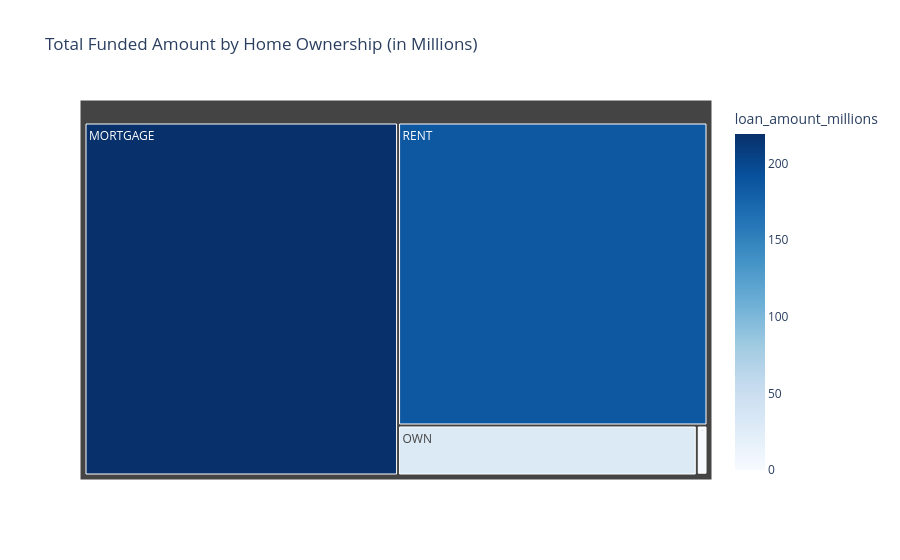

Notebook source saved alongside this figure:
### Code cell
home_funding = df.groupby('home_ownership')['loan_amount'].sum().reset_index()
home_funding['loan_amount_millions'] = home_funding['loan_amount'] / 1000000

fig = px.treemap(
    home_funding,
    path=['home_ownership'],
    values='loan_amount_millions',
    color='loan_amount_millions',
    color_continuous_scale='Blues',
    title='Total Funded Amount by Home Ownership (in Millions)'
)

fig.show()

### Figure 1 — Plotly figure (JSON) as saved in the notebook; plotly's stock layout.template omitted (floating-point values rounded to 4 significant figures)
{"data": [{"branchvalues": "total", "customdata": [[219.3], [0.0168], [1.045], [29.6], [185.8]], "domain": {"x": [0, 1], "y": [0, 1]}, "hovertemplate": "labels=%{label}<br>loan_amount_millions_sum=%{value}<br>parent=%{parent}<br>id=%{id}<br>loan_amount_millions=%{color}<extra></extra>", "ids": ["MORTGAGE", "NONE", "OTHER", "OWN", "RENT"], "labels": ["MORTGAGE", "NONE", "OTHER", "OWN", "RENT"], "marker": {"coloraxis": "coloraxis", "colors": [219.3, 0.0168, 1.045, 29.6, 185.8]}, "name": "", "parents": ["", "", "", "", ""], "type": "treemap", "values": [219.3, 0.0168, 1.045, 29.6, 185.8]}], "layout": {"coloraxis": {"colorbar": {"title": {"text": "loan_amount_millions"}}, "colorscale": [[0, "rgb(247,251,255)"], [0.125, "rgb(222,235,247)"], [0.25, "rgb(198,219,239)"], [0.375, "rgb(158,202,225)"], [0.5, "rgb(107,174,214)"], [0.625, "rgb(66,146,198)"], [0.75, "rgb(33,113,181)"], [0.875, "rgb(8,81,156)"], [1, "rgb(8,48,107)"]]}, "legend": {"tracegroupgap": 0}, "title": {"text": "Total Funded Amount by Home Ownership (in Millions)"}}}
